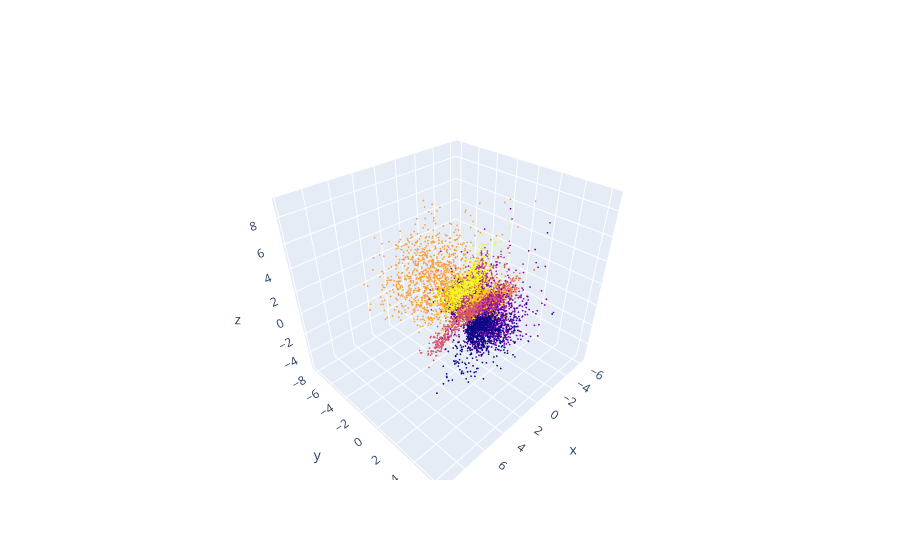

Notebook cell for this chart:
### Code cell
# Latent space
import plotly.offline as pyo
import plotly.graph_objects as go

pyo.init_notebook_mode()

scatter3d = go.Scatter3d(
    x=z_test[:, 0],
    y=z_test[:, 1],
    z=z_test[:, 2],
    mode='markers',
    marker=dict(size=1, color=y_test),
    name='Латетные вектора'
)

pyo.iplot([scatter3d], filename = 'latent_space_test')

### Figure 1 — Plotly figure (JSON) as saved in the notebook; plotly's stock layout.template omitted (floating-point values rounded to 4 significant figures; data arrays with more than 128 entries replaced by an {"elided": "..."} marker saying what was removed)
{"data": [{"marker": {"color": {"elided": "10000 int values"}, "size": 1}, "mode": "markers", "name": "Латетные вектора", "type": "scatter3d", "x": {"elided": "10000 float values"}, "y": {"elided": "10000 float values"}, "z": {"elided": "10000 float values"}}], "layout": {}}
